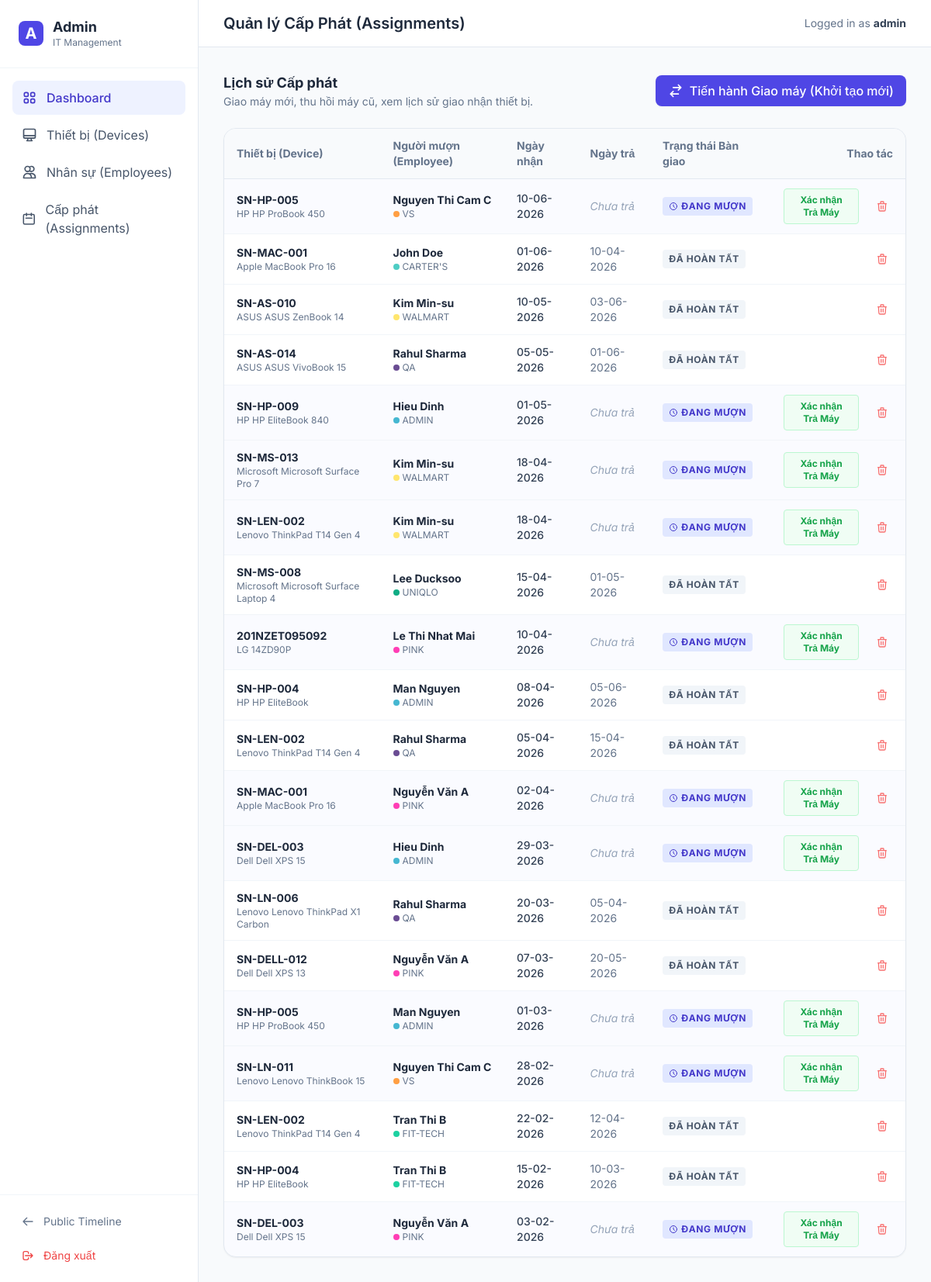
The app's page /admin/assignments (signed in) with its own data.
### models.py (models this page shows)
class AdminUser(UserMixin, db.Model):
    __tablename__ = 'admin_user'
    id = db.Column(db.Integer, primary_key=True)
    username = db.Column(db.String(80), unique=True, nullable=False)
    password_hash = db.Column(db.String(255), nullable=False)

class Assignment(db.Model):
    __tablename__ = 'assignment'
    id = db.Column(db.Integer, primary_key=True)
    device_id = db.Column(db.Integer, db.ForeignKey('device.id'), nullable=False)
    employee_id = db.Column(db.Integer, db.ForeignKey('employee.id'), nullable=False)
    start_date = db.Column(db.Date, nullable=False)
    end_date = db.Column(db.Date, nullable=True) # Bằng NULL nghĩa là đang còn giữ máy

class Device(db.Model):
    __tablename__ = 'device'
    id = db.Column(db.Integer, primary_key=True)
    serial_number = db.Column(db.String(100), unique=True, nullable=False)
    rent_startdate = db.Column(db.Date, nullable=False)
    rent_expired = db.Column(db.Date, nullable=False)
    model = db.Column(db.String(100), nullable=False)
    brandname = db.Column(db.String(100), nullable=False)
    cpu = db.Column(db.String(100))
    ram = db.Column(db.String(50))
    disk = db.Column(db.String(50))
    status = db.Column(db.String(50), nullable=False, default="Active")
    comment = db.Column(db.Text)
    assignments = db.relationship('Assignment', backref='device', lazy=True)

class Employee(db.Model):
    __tablename__ = 'employee'
    id = db.Column(db.Integer, primary_key=True)
    full_name = db.Column(db.String(150), nullable=False)
    nationality = db.Column(db.String(2), nullable=False) # 'vn', 'kr', 'in'
    dept_id = db.Column(db.Integer, db.ForeignKey('dept.id'), nullable=False)
    assignments = db.relationship('Assignment', backref='employee', lazy=True)

class Dept(db.Model):
    __tablename__ = 'dept'
    id = db.Column(db.Integer, primary_key=True)
    name = db.Column(db.String(80), unique=True, nullable=False)
    color_code = db.Column(db.String(7), nullable=False) # VD: #ff0000
    employees = db.relationship('Employee', backref='dept', lazy=True)

### app.py (the view)
@app.route('/admin/assignments')
@login_required
def admin_assignments():
    from models import Assignment
    assignments = Assignment.query.order_by(Assignment.start_date.desc(), Assignment.id.desc()).all()
    return render_template('admin_assignments.html', assignments=assignments)

### app.py (called while the page is built)
@login_manager.user_loader
def load_user(user_id):
    from models import AdminUser
    return AdminUser.query.get(int(user_id))

### templates/admin_assignments.html
{% extends "admin_layout.html" %}
{% block header_title %}Quản lý Cấp Phát (Assignments){% endblock %}
{% block content %}
<div class="mb-6 flex justify-between items-center">
    <div>
        <h3 class="text-lg font-bold text-slate-800">Lịch sử Cấp phát</h3>
        <p class="text-sm text-slate-500">Giao máy mới, thu hồi máy cũ, xem lịch sử giao nhận thiết bị.</p>
    </div>
    <a href="{{ url_for('admin_assignment_create') }}" class="bg-indigo-600 hover:bg-indigo-700 text-white px-4 py-2 rounded-lg font-medium shadow-sm transition-colors flex items-center gap-2">
        <svg class="w-5 h-5" fill="none" stroke="currentColor" viewBox="0 0 24 24"><path stroke-linecap="round" stroke-linejoin="round" stroke-width="2" d="M8 7h12m0 0l-4-4m4 4l-4 4m0 6H4m0 0l4 4m-4-4l4-4"></path></svg>
        Tiến hành Giao máy (Khởi tạo mới)
    </a>
</div>
<div class="bg-white rounded-2xl shadow-sm border border-slate-200 overflow-hidden">
    <div class="overflow-x-auto">
        <table class="w-full text-left text-sm text-slate-600 mb-0">
            <thead class="bg-slate-50 text-slate-500 font-medium border-b border-slate-200">
                <tr>
                    <th class="px-4 py-3">Thiết bị (Device)</th>
                    <th class="px-4 py-3">Người mượn (Employee)</th>
                    <th class="px-4 py-3">Ngày nhận</th>
                    <th class="px-4 py-3">Ngày trả</th>
                    <th class="px-4 py-3">Trạng thái Bàn giao</th>
                    <th class="px-4 py-3 text-right">Thao tác</th>
                </tr>
            </thead>
            <tbody class="divide-y divide-slate-100">
                {% for a in assignments %}
                <tr class="hover:bg-slate-50 transition-colors {% if not a.end_date %}bg-indigo-50/30{% endif %}">
                    <td class="px-4 py-3">
                        <div class="font-bold text-slate-800">{{ a.device.serial_number }}</div>
                        <div class="text-xs text-slate-500">{{ a.device.brandname }} {{ a.device.model }}</div>
                    </td>
                    <td class="px-4 py-3">
                        <div class="font-bold text-slate-800">{{ a.employee.full_name }}</div>
                        <div class="text-xs text-slate-500 flex items-center gap-1">
                            <span class="w-2 h-2 rounded-full" style="background-color: {{ a.employee.dept.color_code }}"></span>
                            {{ a.employee.dept.name }}
                        </div>
                    </td>
                    <td class="px-4 py-3 font-medium text-slate-700">{{ a.start_date.strftime('%d-%m-%Y') }}</td>
                    <td class="px-4 py-3">
                        {% if a.end_date %}
                            <span class="text-slate-500">{{ a.end_date.strftime('%d-%m-%Y') }}</span>
                        {% else %}
                            <span class="text-slate-400 italic">Chưa trả</span>
                        {% endif %}
                    </td>
                    <td class="px-4 py-3">
                        {% if not a.end_date %}
                            <span class="px-2 py-1 rounded bg-indigo-100 text-indigo-700 text-xs font-bold uppercase tracking-wider flex items-center gap-1 w-max">
                                <svg class="w-3 h-3" fill="none" stroke="currentColor" viewBox="0 0 24 24"><path stroke-linecap="round" stroke-linejoin="round" stroke-width="2" d="M12 8v4l3 3m6-3a9 9 0 11-18 0 9 9 0 0118 0z"></path></svg>
                                Đang mượn
                            </span>
                        {% else %}
                            <span class="px-2 py-1 rounded bg-slate-100 text-slate-600 text-xs font-bold uppercase tracking-wider w-max block">Đã hoàn tất</span>
                        {% endif %}
                    </td>
                    <td class="px-4 py-3 text-right">
                        <div class="flex items-center justify-end gap-2">
                            {% if not a.end_date %}
                            <form action="{{ url_for('admin_assignment_return', assignment_id=a.id) }}" method="POST" class="inline" onsubmit="return confirm('Xác nhận thu hồi thiết bị này từ nhân viên? (Máy sẽ chuyển sang trạng thái Standby)');">
                                <button type="submit" class="px-3 py-1.5 bg-green-50 text-green-600 hover:bg-green-100 border border-green-200 rounded text-xs font-bold transition-colors">
                                    Xác nhận Trả Máy
                                </button>
                            </form>
                            {% endif %}
                            <form action="{{ url_for('admin_assignment_delete', assignment_id=a.id) }}" method="POST" class="inline ml-2" onsubmit="return confirm('Xóa lịch sử bàn giao máy này mãi mãi?');">
                                <button type="submit" class="p-1.5 text-red-400 hover:bg-red-50 hover:text-red-600 rounded transition-colors" title="Delete History">
                                    <svg class="w-4 h-4" fill="none" stroke="currentColor" viewBox="0 0 24 24"><path stroke-linecap="round" stroke-linejoin="round" stroke-width="2" d="M19 7l-.867 12.142A2 2 0 0116.138 21H7.862a2 2 0 01-1.995-1.858L5 7m5 4v6m4-6v6m1-10V4a1 1 0 00-1-1h-4a1 1 0 00-1 1v3M4 7h16"></path></svg>
                                </button>
                            </form>
                        </div>
                    </td>
                </tr>
                {% else %}
                <tr>
                    <td colspan="6" class="px-4 py-8 text-center text-slate-400 border-b-0">Không có dữ liệu cấp phát nào.</td>
                </tr>
                {% endfor %}
            </tbody>
        </table>
    </div>
</div>
{% endblock %}

### templates/admin_layout.html (shortened to what this page needs)
<!DOCTYPE html>
<html lang="en">
<head>
    <script src="https://cdn.tailwindcss.com"></script>
</head>
<body class="bg-slate-50 text-slate-800 antialiased flex h-screen overflow-hidden">
    <aside class="w-64 bg-white border-r border-slate-200 flex flex-col">
        <div class="p-6 border-b border-slate-100 flex items-center gap-3">
            <div class="w-8 h-8 bg-indigo-600 rounded-lg flex items-center justify-center text-white font-bold text-xl">
                A</div>
            <div>
                <h1 class="font-bold text-lg leading-tight">Admin</h1>
                <p class="text-xs text-slate-500">IT Management</p>
            </div>
        </div>
        <nav class="flex-1 p-4 space-y-1 overflow-y-auto">
            <a href="/admin"
                class="flex items-center gap-3 px-3 py-2.5 rounded-lg bg-indigo-50 text-indigo-700 font-medium">
                Dashboard
            </a>
            <a href="/admin/devices"
                class="flex items-center gap-3 px-3 py-2.5 rounded-lg text-slate-600 hover:bg-slate-50 hover:text-slate-900 transition-colors">
                <svg class="w-5 h-5" fill="none" stroke="currentColor" viewBox="0 0 24 24">
                    <path stroke-linecap="round" stroke-linejoin="round" stroke-width="2"
                        d="M9.75 17L9 20l-1 1h8l-1-1-.75-3M3 13h18M5 17h14a2 2 0 002-2V5a2 2 0 00-2-2H5a2 2 0 00-2 2v10a2 2 0 002 2z">
                    </path>
                </svg>
                Thiết bị (Devices)
            </a>
            <a href="/admin/employees"
                class="flex items-center gap-3 px-3 py-2.5 rounded-lg text-slate-600 hover:bg-slate-50 hover:text-slate-900 transition-colors">
                <svg class="w-5 h-5" fill="none" stroke="currentColor" viewBox="0 0 24 24">
                    <path stroke-linecap="round" stroke-linejoin="round" stroke-width="2"
                        d="M12 4.354a4 4 0 110 5.292M15 21H3v-1a6 6 0 0112 0v1zm0 0h6v-1a6 6 0 00-9-5.197M13 7a4 4 0 11-8 0 4 4 0 018 0z">
                    </path>
                </svg>
                Nhân sự (Employees)
            </a>
            <a href="/admin/assignments"
                class="flex items-center gap-3 px-3 py-2.5 rounded-lg text-slate-600 hover:bg-slate-50 hover:text-slate-900 transition-colors">
                <svg class="w-5 h-5" fill="none" stroke="currentColor" viewBox="0 0 24 24">
                    <path stroke-linecap="round" stroke-linejoin="round" stroke-width="2"
                        d="M8 7V3m8 4V3m-9 8h10M5 21h14a2 2 0 002-2V7a2 2 0 00-2-2H5a2 2 0 00-2 2v12a2 2 0 002 2z">
                    </path>
                </svg>
                Cấp phát (Assignments)
            </a>
        </nav>
        <div class="p-4 border-t border-slate-100">
            <a href="/"
                class="flex items-center gap-3 px-3 py-2 rounded-lg text-sm text-slate-500 hover:text-slate-700 hover:bg-slate-50 transition-colors">
                <svg class="w-4 h-4" fill="none" stroke="currentColor" viewBox="0 0 24 24">
                    <path stroke-linecap="round" stroke-linejoin="round" stroke-width="2"
                        d="M10 19l-7-7m0 0l7-7m-7 7h18"></path>
                </svg>
                Public Timeline
            </a>
            <a href="/logout"
                class="flex items-center gap-3 px-3 py-2 mt-2 rounded-lg text-sm text-red-500 hover:text-red-700 hover:bg-red-50 transition-colors">
                <svg class="w-4 h-4" fill="none" stroke="currentColor" viewBox="0 0 24 24">
                    <path stroke-linecap="round" stroke-linejoin="round" stroke-width="2"
                        d="M17 16l4-4m0 0l-4-4m4 4H7m6 4v1a3 3 0 01-3 3H6a3 3 0 01-3-3V7a3 3 0 013-3h4a3 3 0 013 3v1">
                    </path>
                </svg>
                Đăng xuất
            </a>
        </div>
    </aside>
    <main class="flex-1 flex flex-col h-full bg-slate-50 overflow-y-auto">
        <header
            class="bg-white border-b border-slate-200 px-8 py-4 flex justify-between items-center sticky top-0 z-10">
            <h2 class="text-xl font-semibold text-slate-800">
                {% block header_title %}Tổng quan (Dashboard){% endblock %}
            </h2>
            <div class="text-sm text-slate-500">
                Logged in as <span class="font-bold text-slate-700">{{ current_user.username }}</span>
            </div>
        </header>
        <div class="p-8 max-w-7xl w-full mx-auto">
            {% block content %}{% endblock %}
        </div>
    </main>
</body>
</html>

### templates/admin_layout.html (style rules this page uses)
body { font-family: 'Inter', sans-serif; }

### records on screen
AdminUser: username "admin"
Assignment: device.serial_number "SN-HP-005", device.brandname "HP", device.model "HP ProBook 450", employee.full_name "Nguyen Thi Cam C", employee.dept.name "VS", start_date "10-06-2026", shows "Chưa trả", shows "ĐANG MƯỢN"
Assignment: device.serial_number "SN-MAC-001", device.brandname "Apple", device.model "MacBook Pro 16", employee.full_name "John Doe", employee.dept.name "CARTER'S", start_date "01-06-2026", end_date "10-04-2026", shows "ĐÃ HOÀN TẤT"
Assignment: device.serial_number "SN-AS-010", device.brandname "ASUS", device.model "ASUS ZenBook 14", employee.full_name "Kim Min-su", employee.dept.name "WALMART", start_date "10-05-2026", end_date "03-06-2026", shows "ĐÃ HOÀN TẤT"
Assignment: device.serial_number "SN-AS-014", device.brandname "ASUS", device.model "ASUS VivoBook 15", employee.full_name "Rahul Sharma", employee.dept.name "QA", start_date "05-05-2026", end_date "01-06-2026", shows "ĐÃ HOÀN TẤT"
Assignment: device.serial_number "SN-HP-009", device.brandname "HP", device.model "HP EliteBook 840", employee.full_name "Hieu Dinh", employee.dept.name "ADMIN", start_date "01-05-2026", shows "Chưa trả", shows "ĐANG MƯỢN"
Assignment: device.serial_number "SN-MS-013", device.brandname "Microsoft", device.model "Microsoft Surface Pro 7", employee.full_name "Kim Min-su", employee.dept.name "WALMART", start_date "18-04-2026", shows "Chưa trả", shows "ĐANG MƯỢN"
Assignment: device.serial_number "SN-LEN-002", device.brandname "Lenovo", device.model "ThinkPad T14 Gen 4", employee.full_name "Kim Min-su", employee.dept.name "WALMART", start_date "18-04-2026", shows "Chưa trả", shows "ĐANG MƯỢN"
Assignment: device.serial_number "SN-MS-008", device.brandname "Microsoft", device.model "Microsoft Surface Laptop 4", employee.full_name "Lee Ducksoo", employee.dept.name "UNIQLO", start_date "15-04-2026", end_date "01-05-2026", shows "ĐÃ HOÀN TẤT"
Assignment: device.serial_number "201NZET095092", device.brandname "LG", device.model "14ZD90P", employee.full_name "Le Thi Nhat Mai", employee.dept.name "PINK", start_date "10-04-2026", shows "Chưa trả", shows "ĐANG MƯỢN"
Assignment: device.serial_number "SN-HP-004", device.brandname "HP", device.model "HP EliteBook", employee.full_name "Man Nguyen", employee.dept.name "ADMIN", start_date "08-04-2026", end_date "05-06-2026", shows "ĐÃ HOÀN TẤT"
Assignment: device.serial_number "SN-LEN-002", device.brandname "Lenovo", device.model "ThinkPad T14 Gen 4", employee.full_name "Rahul Sharma", employee.dept.name "QA", start_date "05-04-2026", end_date "15-04-2026", shows "ĐÃ HOÀN TẤT"
Assignment: device.serial_number "SN-MAC-001", device.brandname "Apple", device.model "MacBook Pro 16", employee.full_name "Nguyễn Văn A", employee.dept.name "PINK", start_date "02-04-2026", shows "Chưa trả", shows "ĐANG MƯỢN"
Assignment: device.serial_number "SN-DEL-003", device.brandname "Dell", device.model "Dell XPS 15", employee.full_name "Hieu Dinh", employee.dept.name "ADMIN", start_date "29-03-2026", shows "Chưa trả", shows "ĐANG MƯỢN"
Assignment: device.serial_number "SN-LN-006", device.brandname "Lenovo", device.model "Lenovo ThinkPad X1 Carbon", employee.full_name "Rahul Sharma", employee.dept.name "QA", start_date "20-03-2026", end_date "05-04-2026", shows "ĐÃ HOÀN TẤT"
Assignment: device.serial_number "SN-DELL-012", device.brandname "Dell", device.model "Dell XPS 13", employee.full_name "Nguyễn Văn A", employee.dept.name "PINK", start_date "07-03-2026", end_date "20-05-2026", shows "ĐÃ HOÀN TẤT"
Assignment: device.serial_number "SN-HP-005", device.brandname "HP", device.model "HP ProBook 450", employee.full_name "Man Nguyen", employee.dept.name "ADMIN", start_date "01-03-2026", shows "Chưa trả", shows "ĐANG MƯỢN"
Assignment: device.serial_number "SN-LN-011", device.brandname "Lenovo", device.model "Lenovo ThinkBook 15", employee.full_name "Nguyen Thi Cam C", employee.dept.name "VS", start_date "28-02-2026", shows "Chưa trả", shows "ĐANG MƯỢN"
Assignment: device.serial_number "SN-LEN-002", device.brandname "Lenovo", device.model "ThinkPad T14 Gen 4", employee.full_name "Tran Thi B", employee.dept.name "FIT-TECH", start_date "22-02-2026", end_date "12-04-2026", shows "ĐÃ HOÀN TẤT"
Assignment: device.serial_number "SN-HP-004", device.brandname "HP", device.model "HP EliteBook", employee.full_name "Tran Thi B", employee.dept.name "FIT-TECH", start_date "15-02-2026", end_date "10-03-2026", shows "ĐÃ HOÀN TẤT"
Assignment: device.serial_number "SN-DEL-003", device.brandname "Dell", device.model "Dell XPS 15", employee.full_name "Nguyễn Văn A", employee.dept.name "PINK", start_date "03-02-2026", shows "Chưa trả", shows "ĐANG MƯỢN"
